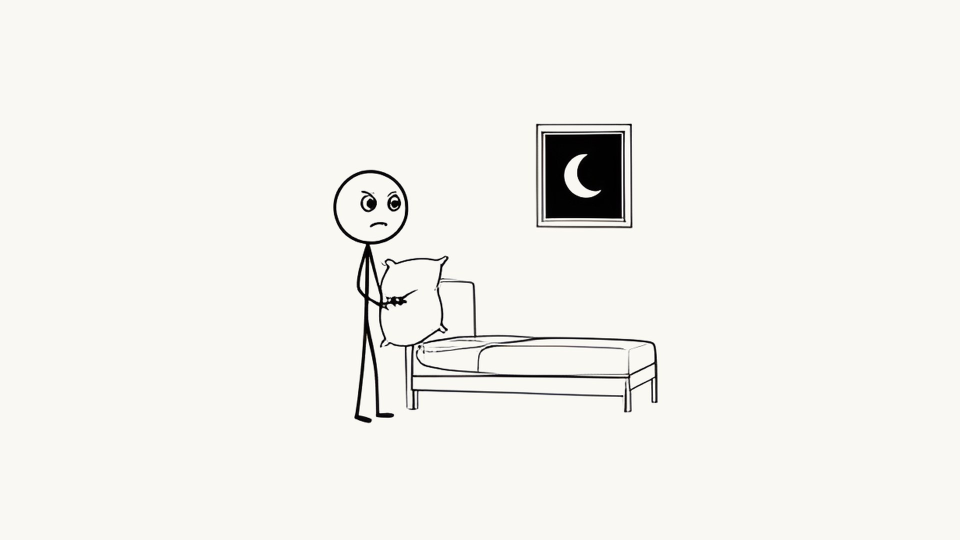
#> input picture videos/08-11-dias-sem-dormir/frames/s00a.jpg, 1920 x 1080 px, given as the content of the folder frames/s00a.jpg/img, which was not available (shown at 1/2 size)
$ python prep.py frames/s00a.jpg
#> lines starting #> are read from the running program, lines starting #| are printed output that depends on the picture; after the words box and inside, x2 and y2 are one past the last pixel; in counts of white or black regions, pixels touching at a corner belong together; pictures that were not available may be replaced by others from this repository, and a replacement may not be noted
import sys, glob, os, numpy as np
from PIL import Image
K = sys.argv[1]; os.makedirs(f'{K}/frames', exist_ok=True)
PAPER = (250, 248, 242)
def bars(a):
    g = a.mean(-1); dark = g < 40
    top = 0
    while top < a.shape[0] // 2 and dark[top].mean() > .97: top += 1
    bot = a.shape[0]
    while bot > a.shape[0] // 2 and dark[bot - 1].mean() > .97: bot -= 1
    lef = 0
    while lef < a.shape[1] // 2 and dark[:, lef].mean() > .97: lef += 1
    rig = a.shape[1]
    while rig > a.shape[1] // 2 and dark[:, rig - 1].mean() > .97: rig -= 1
    return top, bot, lef, rig
for fa in sorted(glob.glob(f'{K}/img/s*a.jpg')):
    fb = fa.replace('a.jpg', 'b.jpg')
    if not os.path.exists(fb): continue
    A = np.asarray(Image.open(fa).convert('RGB')).astype(np.int16); B = np.asarray(Image.open(fb).convert('RGB').resize((A.shape[1], A.shape[0]))).astype(np.int16)
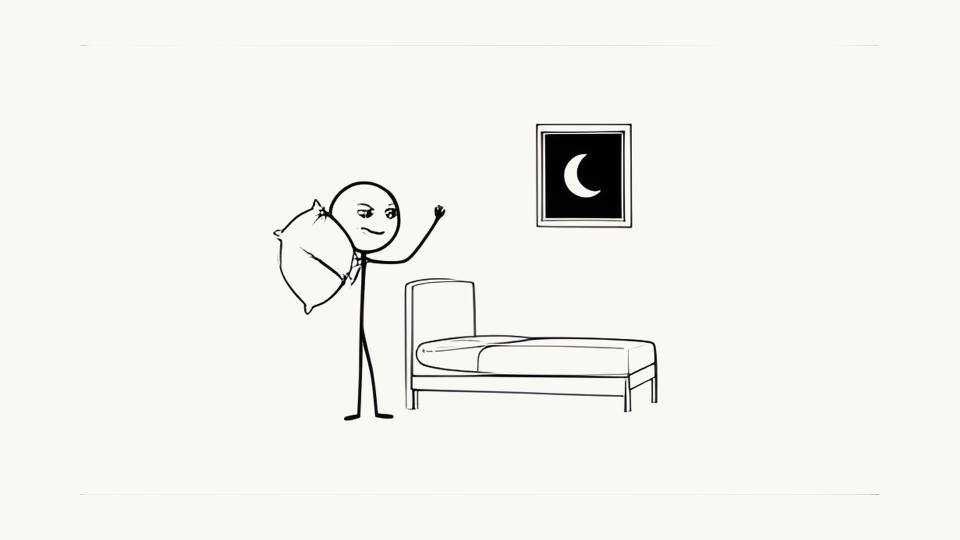
#> input picture videos/08-11-dias-sem-dormir/frames/s00b.jpg, 1920 x 1080 px, found by its file name (shown at 1/2 size)
    out = []
    for X in (A, B):
        t, b, l, r = bars(X); X = X[t:b, l:r].copy()
        hh = X.shape[0]; e = max(4, int(hh * .05))
        for y in list(range(e)) + list(range(hh - e, hh)):
            if (X[y].mean(-1) < 225).mean() > .5: X[max(0, y - 2):y + 3] = 250
        out.append(X)
#> this loop made 2 passes
#> (t, b, l, r) on passes 1 to 2: (0, 1080, 0, 1920), (0, 1080, 0, 1920)
#> pass 1, in bars, `dark = g < 40`:
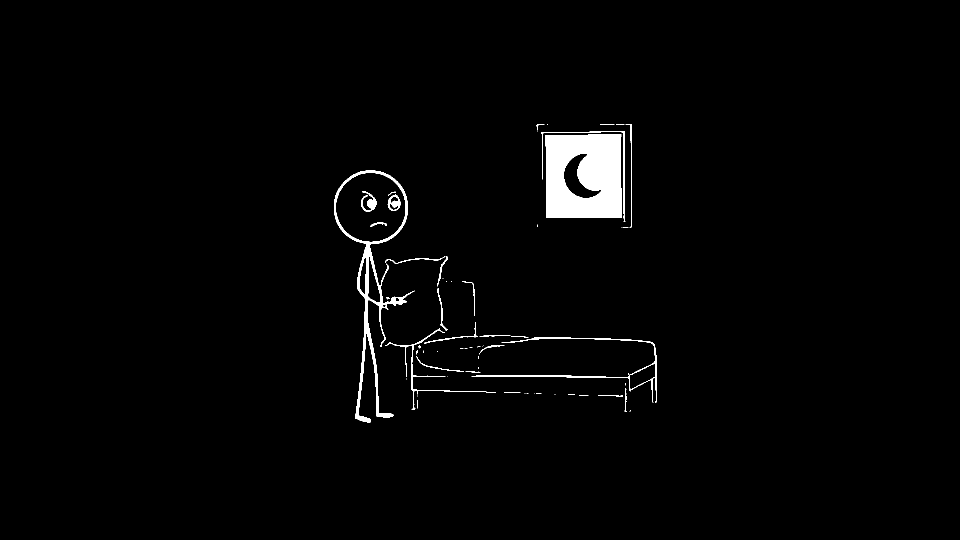
#> dark: shape (1080, 1920) bool (shown at 1/2 size); 1.8% white; 64 white regions (39 under 20 px), largest, box (x1, y1, x2, y2) and area: (1091, 268, 1243, 436) 22385, (668, 341, 830, 845) 7419, (943, 675, 1314, 805) 2149
#> pass 2, in bars (call 2), `dark = g < 40`:
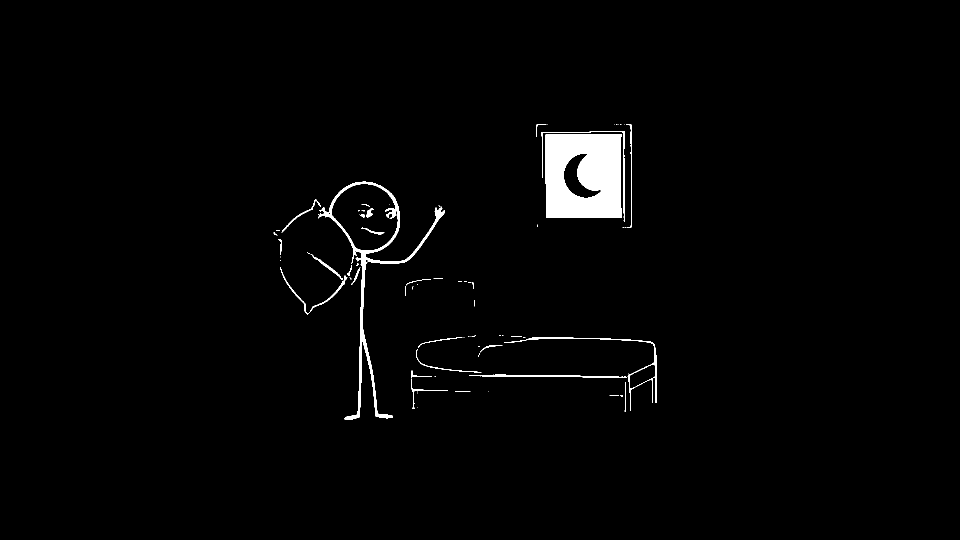
#> dark: shape (1080, 1920) bool (shown at 1/2 size); 1.7% white; 73 white regions (45 under 20 px), largest, box (x1, y1, x2, y2) and area: (1091, 268, 1243, 436) 22586, (636, 363, 890, 840) 6826, (1008, 675, 1314, 822) 1310
#> after the loop, out = 2 items
    # caixa comum de conteúdo (pixels não-brancos) nas duas poses
    h = min(o.shape[0] for o in out); w = min(o.shape[1] for o in out); out = [o[:h, :w] for o in out]
#> after `h = min((o.shape[0] for o in out))`: h = 1080
#> after `w = min((o.shape[1] for o in out))`: w = 1920
    ink = np.zeros((h, w), bool)
    for o in out: ink |= o.mean(-1) < 200
#> this loop made 2 passes
#> pass 2, `for o in out: ink |= o.mean(-1) < 200`:
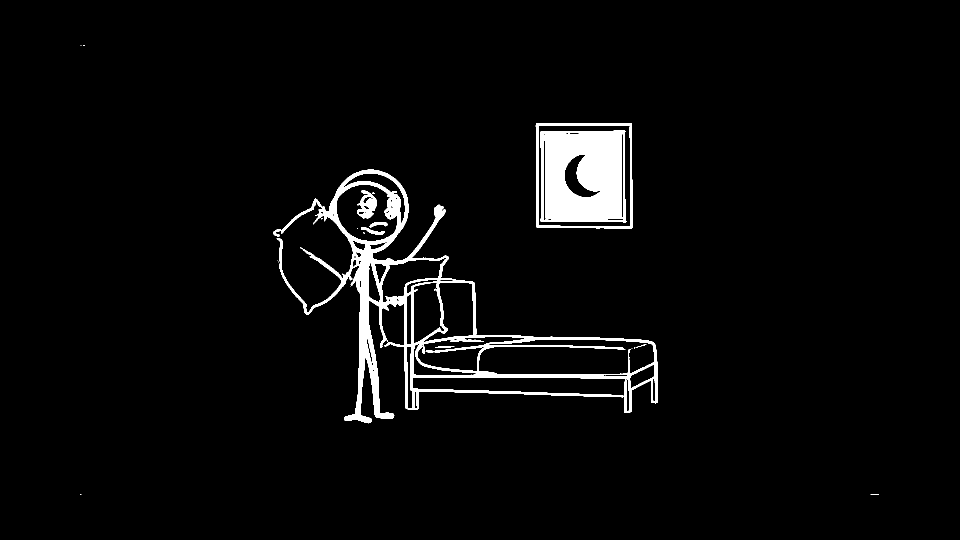
#> ink: shape (1080, 1920) bool (shown at 1/2 size); 3.5% white; 26 white regions (15 under 20 px), largest, box (x1, y1, x2, y2) and area: (546, 339, 1316, 847) 40886, (1081, 260, 1253, 445) 26879, (1071, 247, 1265, 457) 3548
    ys, xs = np.nonzero(ink)
    if len(xs) == 0: y0, y1, x0, x1 = 0, h, 0, w
    else: y0, y1, x0, x1 = ys.min(), ys.max() + 1, xs.min(), xs.max() + 1
#> y0 = 90; y1 = 990; x0 = 161; x1 = 1758
    pad = 30; y0, x0 = max(0, y0 - pad), max(0, x0 - pad); y1, x1 = min(h, y1 + pad), min(w, x1 + pad)
#> after `y0, x0 = (max(0, y0 - pad), max(0, x0 - pad))`: y0 = 60; x0 = 131
#> after `y1, x1 = (min(h, y1 + pad), min(w, x1 + pad))`: y1 = 1020; x1 = 1788
    cw, ch = x1 - x0, y1 - y0; s = min(1640 / cw, 900 / ch, 2.4)
#> after `cw, ch = (x1 - x0, y1 - y0)`: cw = 1657; ch = 960
#> after `s = min(1640 / cw, 900 / ch, 2.4)`: s = 0.938
    for o, suf in zip(out, 'ab'):
        crop = Image.fromarray(np.clip(o[y0:y1, x0:x1], 0, 255).astype(np.uint8))
        # branco -> cor de papel
        arr = np.asarray(crop).astype(np.float32); wh = arr.mean(-1, keepdims=True) / 255
        arr = arr * (1 - wh ** 6) + np.array(PAPER) * (wh ** 6)
        crop = Image.fromarray(arr.astype(np.uint8)).resize((int(cw * s), int(ch * s)), Image.LANCZOS)
        cv = Image.new('RGB', (1920, 1080), PAPER); cv.paste(crop, ((1920 - crop.width) // 2, 70 + (940 - crop.height) // 2))
        cv.save(f"{K}/frames/{os.path.basename(fa)[:3]}{suf}.jpg", quality=88)
#> this loop made 2 passes
#> suf on passes 1 to 2: 'a', 'b'
#> pass 1, `crop = Image.fromarray(np.clip(o[y0:y1, x0:x1], 0, 255).astype(np.uint..`:
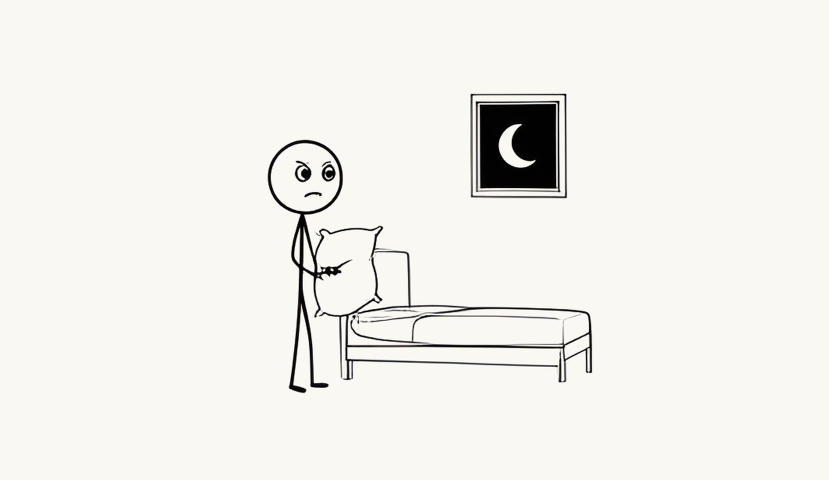
#> crop: PIL image 1657x960 RGB (shown at 1/2 size); mean R, G, B 241.5, 240.5, 235.7
#> after the loop:
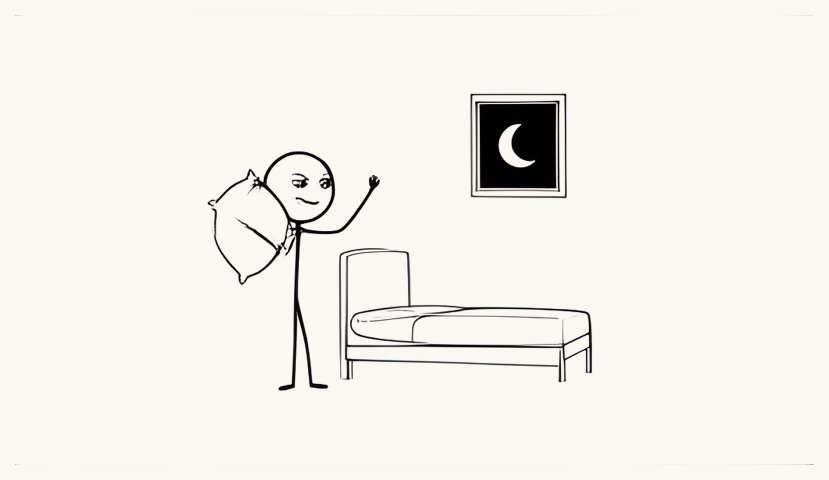
#> arr: shape (960, 1657, 3) float64 (shown at 1/2 size); mean R, G, B 242.3, 240.5, 234.9
#> after the loop:
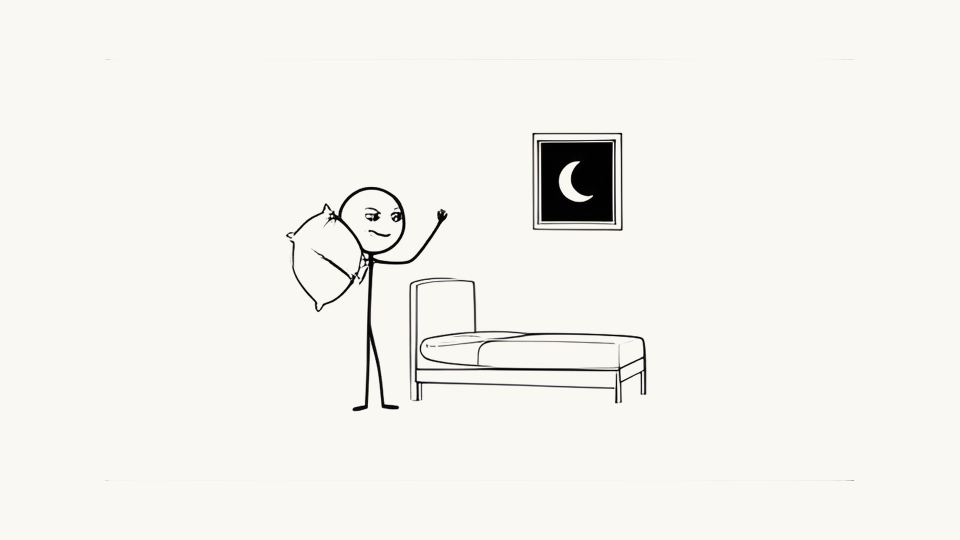
#> cv: PIL image 1920x1080 RGB (shown at 1/2 size); mean R, G, B 244.3, 242.9, 237.1
print('ok', len(glob.glob(f'{K}/frames/*.jpg')))
